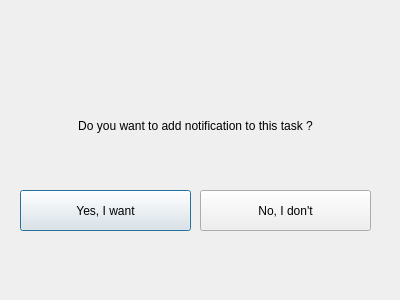
<?xml version="1.0" encoding="UTF-8"?>
<ui version="4.0">
 <class>Notification</class>
 <widget class="QDialog" name="Notification">
  <property name="geometry">
   <rect>
    <x>0</x>
    <y>0</y>
    <width>400</width>
    <height>300</height>
   </rect>
  </property>
  <property name="windowTitle">
   <string>Dialog</string>
  </property>
  <widget class="QPushButton" name="Yes">
   <property name="geometry">
    <rect>
     <x>20</x>
     <y>190</y>
     <width>171</width>
     <height>41</height>
    </rect>
   </property>
   <property name="text">
    <string>Yes, I want</string>
   </property>
  </widget>
  <widget class="QPushButton" name="No">
   <property name="geometry">
    <rect>
     <x>200</x>
     <y>190</y>
     <width>171</width>
     <height>41</height>
    </rect>
   </property>
   <property name="text">
    <string>No, I don't</string>
   </property>
  </widget>
  <widget class="QLabel" name="label">
   <property name="geometry">
    <rect>
     <x>10</x>
     <y>90</y>
     <width>371</width>
     <height>71</height>
    </rect>
   </property>
   <property name="text">
    <string>Do you want to add notification to this task ?</string>
   </property>
   <property name="alignment">
    <set>Qt::AlignCenter</set>
   </property>
  </widget>
 </widget>
 <resources/>
 <connections/>
</ui>
